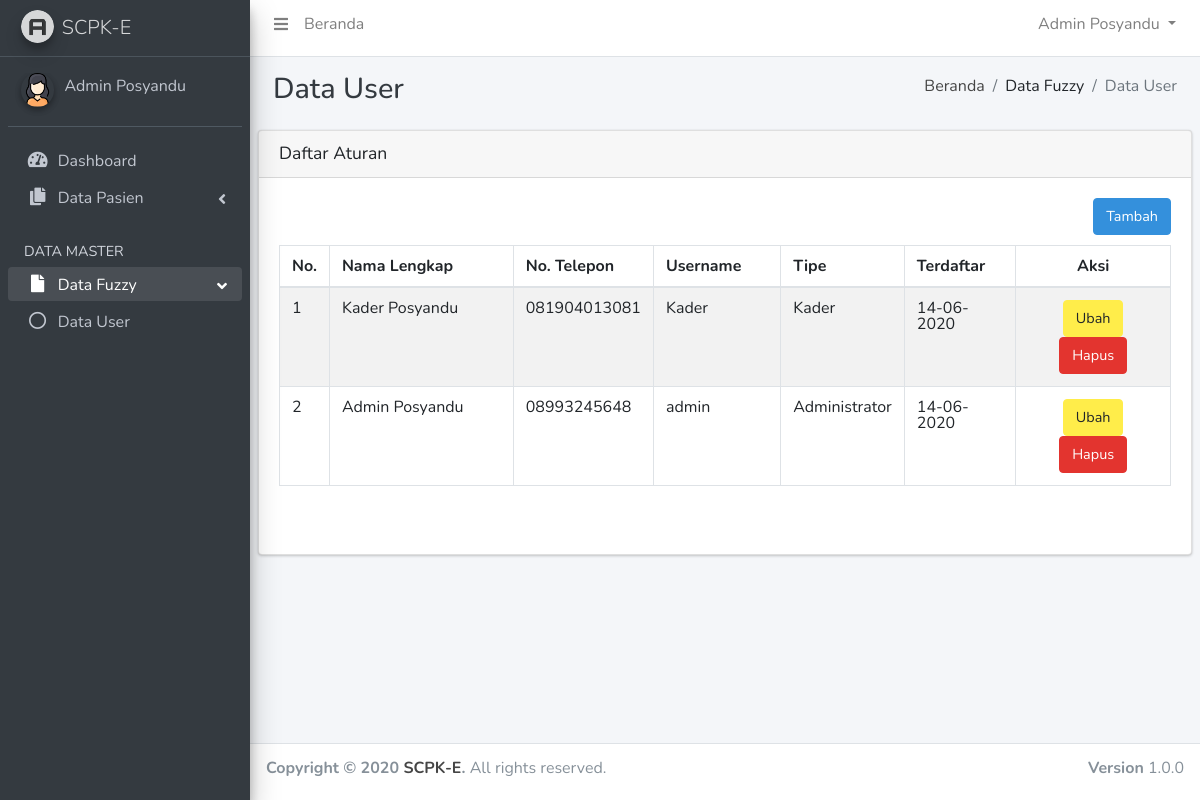
The page /scpk-e/?page=user (signed in) on the database its author committed.
### tables this page shows
CREATE TABLE `user` (
  `id_user` int(2) NOT NULL,
  `nama_lengkap` varchar(50) NOT NULL,
  `no_telepon` varchar(13) NOT NULL,
  `username` varchar(20) NOT NULL,
  `password` varchar(50) NOT NULL,
  `tipe_akses` int(1) NOT NULL,
  `terdaftar` datetime NOT NULL
);

### scpk-e/config/koneksi.php (called while the page is built, shortened)
<?php
function querydb($query)
{
	$result=mysql_query($query) or die ("gagal melakukan Query=$query");
	return $result;
}
?>

### scpk-e/list_user.php (the view, shortened to what this page needs)
<div class="content-header">
  <div class="container-fluid">
    <div class="row mb-2">
      <div class="col-sm-6">
        <h1 class="m-0 text-dark">Data User</h1>
      </div>
      <div class="col-sm-6">
        <ol class="breadcrumb float-sm-right">
          <li class="breadcrumb-item"><a href="?page=home">Beranda</a></li>
          <li class="breadcrumb-item">Data Fuzzy</li>
          <li class="breadcrumb-item active">Data User</li>
        </ol>
      </div>
    </div>
  </div>
</div>
<section class="content">
  <div class="row">
    <div class="col-12">
      <div class="card">
        <div class="card-header">
          <h2 class="card-title" style="margin-bottom: 1px;">Daftar Aturan</h2>
        </div>
        <div class="card-body">
          <div style="float: right;">
            <a href="?page=user-input&stat=tambah" class="btn btn-primary"><i class="icon ion-android-add-circle"></i> Tambah</a>
          </div>
          <br />
          <div style="clear:both; height:10px;"></div>
          <div class="csstable" >
            <table class="table table-striped table-bordered" width="100%" border="0" cellspacing="0" cellpadding="4">
              <thead>
                <tr>
                  <td width="3%"><b>No.</b></td>
                  <td width="23%"><b>Nama Lengkap</b></td>
                  <td width="14%"><b>No. Telepon</b></td>
                  <td width="15%"><b>Username</b></td>
                  <td width="13%"><b>Tipe</b></td>
                  <td width="13%"><b>Terdaftar</b></td>
                  <td width="19%" style="text-align:center"><b>Aksi</b></td>
                </tr>
              </thead>
              <tbody>
                  <?php
                    $pg = (int)(!isset($_GET["pg"]) ? 1 : @$_GET["pg"]);
                    $limit = 10;
                    $startpoint = ($pg * $limit) - $limit;
                    $no=$startpoint;
                    $hquery=querydb("SELECT id_user, nama_lengkap, no_telepon, username, tipe_akses, terdaftar FROM user ORDER BY id_user ASC LIMIT {$startpoint}, {$limit}");
                    while($data=mysql_fetch_array($hquery)){
                    $no++;
                    if($data['tipe_akses']==1) { $tipe_akses_usr="Kader"; }
                    elseif($data['tipe_akses']==2) { $tipe_akses_usr="Administrator"; }
                  ?>
                <tr>
                  <td><?php echo $no; ?></td>
                  <td><?php echo $data['nama_lengkap']; ?></td>
                  <td><?php echo $data['no_telepon']; ?></td>
                  <td><?php echo $data['username']; ?></td>
                  <td><?php echo $tipe_akses_usr; ?></td>
                  <td><?php echo date("d-m-Y", strtotime($data['terdaftar'])); ?></td>
                  <td width="6%" style="text-align:center;">
                      <a href="?page=user-input&stat=ubah&id=<?php echo $data['id_user']; ?>" class="btn btn-warning"><i class="icon ion-android-create"></i> Ubah</a>
                      <a style="color:white" class="btn btn-danger" onclick="konfirmasi<?php echo $data[0]; ?>()"><i class="icon ion-trash-a"></i> Hapus</a>
                  </td>
                </tr>
                  <?php } if(@$_GET['con']!="") { ?>
                <tr>
                  <td colspan="7" style="color:#360; font-weight:600; font-size:14px;">
                  <?php
                    if(@$_GET['con']==1) { echo "Data berhasil ditambahkan."; }
                    elseif(@$_GET['con']==2) { echo "Data berhasil diubah."; }
                    elseif(@$_GET['con']==3) { echo "Data berhasil dihapus."; }
                  ?>
                </tr>
                <?php } ?>
              </tbody>
            </table>
            <br />
            <br />
          </div>
        </div>
      </div>
    </div>
  </div>
</section>

### rows shown on the page
user: nama_lengkap "Kader Posyandu", no_telepon "081904013081", username "Kader", tipe_akses "Kader", terdaftar "14-06-2020"
user: nama_lengkap "Admin Posyandu", no_telepon "08993245648", username "admin", tipe_akses "Administrator", terdaftar "14-06-2020"
